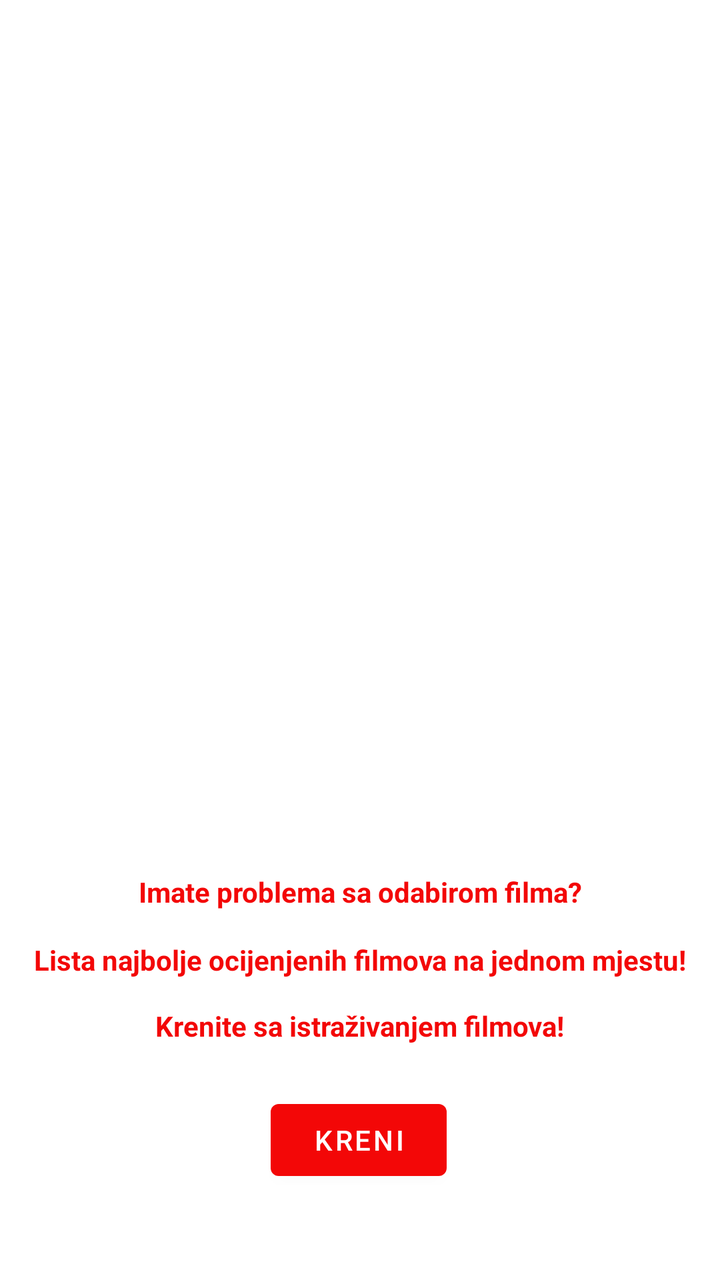
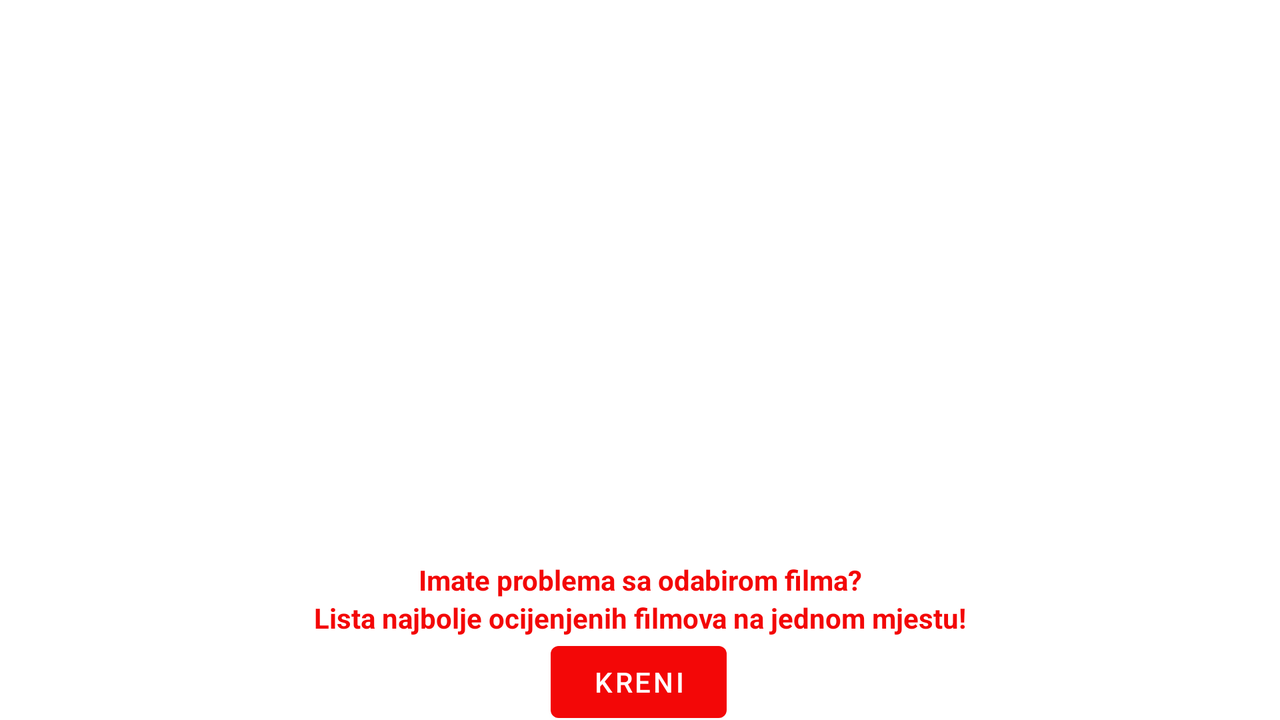

First picture: res/layout/ on a phone held upright. Second picture: the repository's own variant of that layout, on a device whose configuration matches the variant's folder. Source for both follows.
<!-- AndroidManifest.xml: application theme Theme.Filmovi2021Final -->
<!-- res/layout/fragment_pocetni.xml -->
<?xml version="1.0" encoding="utf-8"?>


<layout
    xmlns:android="http://schemas.android.com/apk/res/android"
    xmlns:app="http://schemas.android.com/apk/res-auto"
    xmlns:tools="http://schemas.android.com/tools">

    <data>

    </data>

    <androidx.constraintlayout.widget.ConstraintLayout
        android:layout_width="match_parent"
        android:layout_height="match_parent"
        tools:context=".PocetnaFragment">


        <ImageView
            android:id="@+id/pocetna_pozadina"
            android:layout_width="423dp"
            android:layout_height="420dp"
            android:src="@drawable/filmovi"
            app:layout_constraintBottom_toBottomOf="parent"
            app:layout_constraintEnd_toEndOf="parent"
            app:layout_constraintStart_toStartOf="parent"
            app:layout_constraintTop_toTopOf="parent"
            app:layout_constraintVertical_bias="0.0"
            android:contentDescription="TODO" />

        <TextView
            android:id="@+id/pocetna_tekst1"
            app:layout_constraintBottom_toBottomOf="parent"
            app:layout_constraintEnd_toEndOf="parent"
            app:layout_constraintStart_toStartOf="parent"
            app:layout_constraintTop_toBottomOf="@+id/pocetna_pozadina"
            app:layout_constraintVertical_bias="0.25"
            android:layout_width="wrap_content"
            android:layout_height="wrap_content"
            android:text="@string/pocetna_tekst"
            android:textColor="#F30707"
            android:textSize="14sp"
            android:textStyle="bold"
            tools:layout_editor_absoluteX="92dp"
            tools:layout_editor_absoluteY="507dp" />

        <TextView
            android:id="@+id/pocetna_tekst2"
            app:layout_constraintBottom_toBottomOf="parent"
            app:layout_constraintEnd_toEndOf="parent"
            app:layout_constraintStart_toStartOf="parent"
            app:layout_constraintTop_toBottomOf="@+id/pocetna_pozadina"
            app:layout_constraintVertical_bias="0.082"
            android:layout_width="wrap_content"
            android:layout_height="wrap_content"
            android:text="@string/pocetna_tekst2"
            android:textColor="#F30707"
            android:textSize="14sp"
            android:textStyle="bold"
            tools:layout_editor_absoluteX="100dp"
            tools:layout_editor_absoluteY="458dp" />

        <Button
            android:id="@+id/pocetna_dugme_kreni"
            android:layout_width="wrap_content"
            android:layout_height="wrap_content"
            android:text="@string/pocetna_dugme_kreni"
            android:onClick="onKreniButtonClicked"
            app:backgroundTint="#F30707"
            app:layout_constraintBottom_toBottomOf="parent"
            app:layout_constraintEnd_toEndOf="parent"
            app:layout_constraintHorizontal_bias="0.498"
            app:layout_constraintStart_toStartOf="parent"
            app:layout_constraintTop_toBottomOf="@+id/pocetna_pozadina"
            app:layout_constraintVertical_bias="0.733"
            tools:layout_editor_absoluteY="652dp" />

        <TextView
            android:id="@+id/pocetna_tekst3"
            app:layout_constraintBottom_toBottomOf="parent"
            app:layout_constraintEnd_toEndOf="parent"
            app:layout_constraintStart_toStartOf="parent"
            app:layout_constraintTop_toBottomOf="@+id/pocetna_pozadina"
            app:layout_constraintVertical_bias="0.414"
            android:layout_width="wrap_content"
            android:layout_height="wrap_content"
            android:text="@string/pocetna_tekst3"
            android:textColor="#F30707"
            android:textStyle="bold"
            tools:layout_editor_absoluteX="116dp"
            tools:layout_editor_absoluteY="584dp" />


    </androidx.constraintlayout.widget.ConstraintLayout>

</layout>
<!-- resources referenced by this layout -->
<resources>
  <string name="pocetna_dugme_kreni">Kreni</string>
  <string name="pocetna_tekst">Lista najbolje ocijenjenih filmova na jednom mjestu!</string>
  <string name="pocetna_tekst2">Imate problema sa odabirom filma?</string>
  <string name="pocetna_tekst3">Krenite sa istraživanjem filmova!</string>
  <style name="Theme.Filmovi2021Final" parent="Theme.MaterialComponents.DayNight.DarkActionBar">
          
          <item name="colorPrimary">@color/purple_500</item>
          <item name="colorPrimaryVariant">@color/purple_700</item>
          <item name="colorOnPrimary">@color/white</item>
          
          <item name="colorSecondary">@color/teal_200</item>
          <item name="colorSecondaryVariant">@color/teal_700</item>
          <item name="colorOnSecondary">@color/black</item>
          
          <item name="android:statusBarColor" tools:targetApi="l">?attr/colorPrimaryVariant</item>
          
      </style>
</resources>
<!-- res/layout-land/fragment_pocetni.xml (the repository's variant of the layout above) -->
<!-- drawn on the phone turned sideways -->
<?xml version="1.0" encoding="utf-8"?>
<layout
    xmlns:android="http://schemas.android.com/apk/res/android"
    xmlns:app="http://schemas.android.com/apk/res-auto"
    xmlns:tools="http://schemas.android.com/tools">

    <data>

    </data>

    <androidx.constraintlayout.widget.ConstraintLayout
        android:layout_width="match_parent"
        android:layout_height="match_parent"
        tools:context=".PocetnaFragment">


        <ImageView
            android:id="@+id/pocetna_pozadina"
            android:layout_width="355dp"
            android:layout_height="275dp"
            android:contentDescription="TODO"
            android:src="@drawable/filmovi"
            app:layout_constraintBottom_toBottomOf="parent"
            app:layout_constraintEnd_toEndOf="parent"
            app:layout_constraintStart_toStartOf="parent"
            app:layout_constraintTop_toTopOf="parent"
            app:layout_constraintVertical_bias="0.0" />

        <TextView
            android:id="@+id/pocetna_tekst1"
            android:layout_width="wrap_content"
            android:layout_height="wrap_content"
            android:text="@string/pocetna_tekst"
            android:textColor="#F30707"
            android:textSize="14sp"
            android:textStyle="bold"
            app:layout_constraintBottom_toBottomOf="parent"
            app:layout_constraintEnd_toEndOf="parent"
            app:layout_constraintStart_toStartOf="parent"
            app:layout_constraintTop_toBottomOf="@+id/pocetna_tekst2"
            app:layout_constraintVertical_bias="0.0" />

        <TextView
            android:id="@+id/pocetna_tekst2"
            android:layout_width="wrap_content"
            android:layout_height="wrap_content"
            android:text="@string/pocetna_tekst2"
            android:textColor="#F30707"
            android:textSize="14sp"
            android:textStyle="bold"
            app:layout_constraintBottom_toBottomOf="parent"
            app:layout_constraintEnd_toEndOf="parent"
            app:layout_constraintStart_toStartOf="parent"
            app:layout_constraintTop_toBottomOf="@+id/pocetna_pozadina"
            app:layout_constraintVertical_bias="0.082" />

        <Button
            android:id="@+id/pocetna_dugme_kreni"
            android:layout_width="wrap_content"
            android:layout_height="wrap_content"
            android:onClick="onKreniButtonClicked"
            android:text="@string/pocetna_dugme_kreni"
            app:backgroundTint="#F30707"
            app:layout_constraintBottom_toBottomOf="parent"
            app:layout_constraintEnd_toEndOf="parent"
            app:layout_constraintHorizontal_bias="0.499"
            app:layout_constraintStart_toStartOf="parent"
            app:layout_constraintTop_toBottomOf="@+id/pocetna_tekst1"
            app:layout_constraintVertical_bias="0.225" />


    </androidx.constraintlayout.widget.ConstraintLayout>

</layout>
<!-- resources referenced by the variant -->
<!-- as the phone turned sideways resolves them -->
<resources>
  <string name="pocetna_dugme_kreni">Kreni</string>
  <string name="pocetna_tekst">Lista najbolje ocijenjenih filmova na jednom mjestu!</string>
  <string name="pocetna_tekst2">Imate problema sa odabirom filma?</string>
  <style name="Theme.Filmovi2021Final" parent="Theme.MaterialComponents.DayNight.DarkActionBar">
          
          <item name="colorPrimary">@color/purple_500</item>
          <item name="colorPrimaryVariant">@color/purple_700</item>
          <item name="colorOnPrimary">@color/white</item>
          
          <item name="colorSecondary">@color/teal_200</item>
          <item name="colorSecondaryVariant">@color/teal_700</item>
          <item name="colorOnSecondary">@color/black</item>
          
          <item name="android:statusBarColor" tools:targetApi="l">?attr/colorPrimaryVariant</item>
          
      </style>
</resources>
